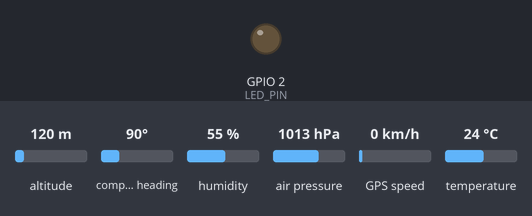
A program run on a simulated ESP32. Shown: output pins drawn as LEDs (lit = HIGH). The test bench sets the inputs (shaded band); at power-on: altitude 120 m, compass heading 90°, humidity 55 %, air pressure 1013 hPa, GPS speed 0 km/h, temperature 24 °C. WiFi joins after 1.5 s; servers stay silent unless stated; the GPS gets a fix after 3 s at 37.7749, -122.4194 with 8 satellites; no MQTT or app messages arrive unless stated; what the program prints to the serial monitor is not drawn.

Above: at 5.2 s.
At 7.82 s:
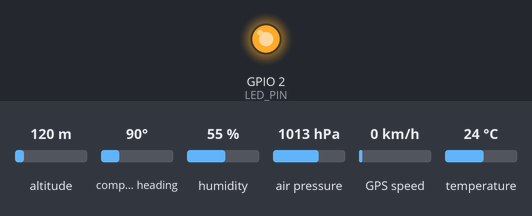
Timing chart, 0 to 8.2 s (numbered marks = the images above):
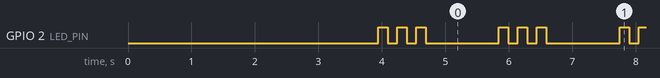

The program:

main.cpp
```cpp
#include <Arduino.h>
#include <Wire.h>
#include <WiFi.h>
#include <cstring>

#include "config.h"
#include "secrets.h"
#include "sensors.h"
#include "gps.h"
#include "net.h"

HardwareSerial gpsSerial(2);

static unsigned long lastPubMs = 0;
static unsigned long ledLastToggle = 0;
static bool ledState = false;
static uint8_t ledBlinkTarget = 0;
static uint8_t ledBlinkCount = 0;
static bool ledInPause = false;
static const unsigned long ledBlinkIntervalMs = 150;
static unsigned long ledPauseMs = 1000;

static void buildPayload(char* out, size_t outSize) {
  // -------- BME --------
  float temperature = 0.0f, humidity = 0.0f, pressure = 0.0f, altitude = 0.0f;
  sensorsReadBME(temperature, humidity, pressure, altitude);

  // -------- GPS --------
  GpsSnapshot gpsData = gpsGetSnapshot();
  char latStr[32];
  char lngStr[32];
  if (gpsData.hasFix) {
    snprintf(latStr, sizeof(latStr), "%.6f", gpsData.lat);
    snprintf(lngStr, sizeof(lngStr), "%.6f", gpsData.lng);
  } else {
    strcpy(latStr, "null");
    strcpy(lngStr, "null");
  }

  // -------- Network --------
  const IPAddress ip = WiFi.localIP();
  char ipStr[16];
  snprintf(ipStr, sizeof(ipStr), "%u.%u.%u.%u", ip[0], ip[1], ip[2], ip[3]);

  // -------- System --------
  const uint32_t uptime = millis();
  const uint32_t freeHeap = ESP.getFreeHeap();

  int n = snprintf(
    out, outSize,
    "{"
      "\"device_id\":\"%s\","
      "\"system\":{"
        "\"uptime_ms\":%lu,"
        "\"free_heap\":%lu,"
        "\"chip_model\":\"ESP32\","
        "\"chip_revision\":%d,"
        "\"cpu_freq_mhz\":%d"
      "},"
      "\"network\":{"
        "\"wifi\":{"
          "\"ssid\":\"%s\","
          "\"rssi\":%d,"
          "\"local_ip\":\"%s\","
          "\"mac\":\"%s\""
        "},"
        "\"mqtt\":{"
          "\"broker\":\"%s\","
          "\"port\":%d,"
          "\"client_id\":\"%s\","
          "\"connected\":%s"
        "}"
      "},"
      "\"measurements\":{"
        "\"temperature\":%.2f,"
        "\"humidity\":%.2f,"
        "\"pressure\":%.2f,"
        "\"altitude_est\":%.2f"
      "},"
      "\"gps\":{"
        "\"fix\":%s,"
        "\"lat\":%s,"
        "\"lng\":%s,"
        "\"alt_m\":%.2f,"
        "\"sats\":%lu,"
        "\"hdop\":%.2f,"
        "\"speed_kmph\":%.2f,"
        "\"course_deg\":%.2f,"
        "\"time\":\"%s\""
      "}"
    "}",
    MQTT_CLIENT_ID,
    uptime,
    freeHeap,
    ESP.getChipRevision(),
    getCpuFrequencyMhz(),
    WiFi.SSID().c_str(),
    WiFi.RSSI(),
    ipStr,
    WiFi.macAddress().c_str(),
    MQTT_HOST,
    MQTT_PORT,
    MQTT_CLIENT_ID,
    netIsMQTTConnected() ? "true" : "false",
    temperature, humidity, pressure, altitude,
    gpsData.hasFix ? "true" : "false",
    latStr, lngStr,
    gpsData.alt,
    (unsigned long)gpsData.sats,
    gpsData.hdop,
    gpsData.speed,
    gpsData.course,
    gpsData.time
  );

  if (n < 0) {
    Serial.println("Erro ao montar payload (snprintf retornou < 0).");
    const char* msg = "{\"error\":\"payload_build_failed\"}";
    strncpy(out, msg, outSize - 1);
    out[outSize - 1] = '\0';
    return;
  }

  if ((size_t)n >= outSize) {
    Serial.println("Payload truncado (buffer pequeno). Enviando aviso minimal.");
    const char* msg = "{\"warn\":\"payload_truncated\"}";
    strncpy(out, msg, outSize - 1);
    out[outSize - 1] = '\0';
  }
}

static void publishTelemetry() {
  char payload[MQTT_BUFFER_SIZE];
  buildPayload(payload, sizeof(payload));

  Serial.print("Publicando em ");
  Serial.print(MQTT_TOPIC);
  Serial.print(": ");
  Serial.println(payload);

  netPublish(MQTT_TOPIC, payload, false);
}

static void setLedPattern(uint8_t target) {
  ledBlinkTarget = target;
  ledBlinkCount = 0;
  ledInPause = false;
  ledState = false;
  ledLastToggle = millis();
  if (target == 1) {
    long pauseCalc = 1000 - (long)(2 * ledBlinkIntervalMs);
    ledPauseMs = pauseCalc > 0 ? (unsigned long)pauseCalc : 0;
  } else {
    ledPauseMs = 1000;
  }
  digitalWrite(LED_PIN, LOW);
}

static void updateLedBlink(uint8_t desired) {
  if (desired != ledBlinkTarget) {
    setLedPattern(desired);
  }
  if (ledBlinkTarget == 0) {
    return;
  }

  unsigned long now = millis();
  if (ledInPause) {
    if (now - ledLastToggle >= ledPauseMs) {
      ledInPause = false;
      ledBlinkCount = 0;
      ledLastToggle = now;
    }
    return;
  }

  if (now - ledLastToggle < ledBlinkIntervalMs) {
    return;
  }

  ledLastToggle = now;
  if (ledState) {
    ledState = false;
    digitalWrite(LED_PIN, LOW);
    ledBlinkCount++;
    if (ledBlinkCount >= ledBlinkTarget) {
      ledInPause = true;
    }
  } else {
    ledState = true;
    digitalWrite(LED_PIN, HIGH);
  }
}

void setup() {
  Serial.begin(115200);
  delay(200);

  Wire.begin(SDA_PIN, SCL_PIN);
  pinMode(LED_PIN, OUTPUT);
  digitalWrite(LED_PIN, LOW);

  gpsInit(gpsSerial);

  if (!sensorsInitBMEAuto()) {
    Serial.println("BME280 nao encontrado. Verifique conexoes/enderecamento.");
     while (true) {
      gpsFeed();
      delay(1000);
    }
  }

  netSetupTLS();
  netConfigureMQTT();

  bool wifiOk = netConnectWiFi(15000, gpsFeed);
  if (wifiOk) {
    netReconnectMQTT(10000, 1000, gpsFeed);
  }
}

void loop() {
  gpsFeed();

  uint8_t desiredBlink = 0;
  if (netIsWiFiConnected()) {
    desiredBlink = 1;
    if (netIsMQTTConnected()) {
      desiredBlink = 2;
      if (gpsGetSnapshot().hasFix) {
        desiredBlink = 3;
      }
    }
  }
  updateLedBlink(desiredBlink);

  static unsigned long lastWiFiAttempt = 0;
  if (!netIsWiFiConnected()) {
    if (millis() - lastWiFiAttempt > 5000) {
      lastWiFiAttempt = millis();
      netConnectWiFi(5000, gpsFeed);
    }
  } else if (!netIsMQTTConnected()) {
    netReconnectMQTT(5000, 500, gpsFeed);
  }

  netLoop();

  const unsigned long now = millis();
  if (netIsWiFiConnected() && netIsMQTTConnected() && (now - lastPubMs >= PUB_INTERVAL_MS)) {
    lastPubMs = now;
    publishTelemetry();
  }
}
```

secrets.example.h
```cpp
#pragma once
// Preencha estes valores e copie para include/secrets.h (arquivo ignorado pelo Git).
// Nunca faça commit de chaves/senhas/certificados.

// Wi-Fi
static const char* WIFI_SSID = "YOUR_WIFI_SSID";
static const char* WIFI_PASS = "YOUR_WIFI_PASSWORD";

// MQTT
static const char* MQTT_HOST      = "mqtt.example.com";
static const int   MQTT_PORT      = 8883;
static const char* MQTT_CLIENT_ID = "device-001";
static const char* MQTT_TOPIC     = "sensors/device-001/bme280";

// TLS PEMs
static const char* CA_CERT = R"EOF(
-----BEGIN CERTIFICATE-----
... your CA cert ...
-----END CERTIFICATE-----
)EOF";

static const char* CLIENT_CERT = R"EOF(
-----BEGIN CERTIFICATE-----
... your device cert ...
-----END CERTIFICATE-----
)EOF";

static const char* CLIENT_KEY = R"EOF(
-----BEGIN PRIVATE KEY-----
... your device key ...
-----END PRIVATE KEY-----
)EOF";
```

gps.cpp
```cpp
#include "gps.h"

#include <Arduino.h>

#include "config.h"

static TinyGPSPlus gps;
static HardwareSerial* gpsSerialPtr = nullptr;

void gpsInit(HardwareSerial& serial) {
  gpsSerialPtr = &serial;
  Serial.println("Inicializando GPS...");
  gpsSerialPtr->begin(GPS_BAUD, SERIAL_8N1, GPS_RX_PIN, GPS_TX_PIN);
  delay(2000);
}

void gpsFeed() {
  if (!gpsSerialPtr) return;
  while (gpsSerialPtr->available() > 0) {
    gps.encode(gpsSerialPtr->read());
  }
}

GpsSnapshot gpsGetSnapshot() {
  GpsSnapshot data{};

  data.ageMs = gps.location.age();
  data.hasFix = gps.location.isValid() && data.ageMs < GPS_FIX_MAX_AGE_MS;
  data.lat = data.hasFix ? gps.location.lat() : 0.0;
  data.lng = data.hasFix ? gps.location.lng() : 0.0;

  data.alt = gps.altitude.isValid() ? gps.altitude.meters() : 0.0;
  data.sats = gps.satellites.isValid() ? gps.satellites.value() : 0;
  data.hdop = gps.hdop.isValid() ? gps.hdop.hdop() : 0.0;
  data.speed = gps.speed.isValid() ? gps.speed.kmph() : 0.0;
  data.course = gps.course.isValid() ? gps.course.deg() : 0.0;

  data.time[0] = '\0';
  if (gps.date.isValid() && gps.time.isValid()) {
    snprintf(
      data.time, sizeof(data.time),
      "%04d-%02d-%02dT%02d:%02d:%02dZ",
      gps.date.year(), gps.date.month(), gps.date.day(),
      gps.time.hour(), gps.time.minute(), gps.time.second()
    );
  }

  return data;
}

void gpsDebug() {
  Serial.println("\n=== DEBUG GPS ===");
  GpsSnapshot snap = gpsGetSnapshot();

  Serial.print("Fix: ");
  Serial.print(snap.hasFix ? "SIM" : "NAO");
  Serial.print(" | Age(ms): ");
  Serial.println(snap.ageMs);

  Serial.print("Lat/Lng: ");
  Serial.print(snap.lat, 6);
  Serial.print(", ");
  Serial.println(snap.lng, 6);

  Serial.print("Alt(m): ");
  Serial.println(snap.alt, 2);

  Serial.print("Sats: ");
  Serial.print(snap.sats);
  Serial.print(" | HDOP: ");
  Serial.println(snap.hdop, 2);

  Serial.print("Chars processados: ");
  Serial.println(gps.charsProcessed());
  Serial.print("Sentencas OK: ");
  Serial.println(gps.passedChecksum());
  Serial.print("Sentencas falha: ");
  Serial.println(gps.failedChecksum());

  Serial.print("Bytes no buffer serial: ");
  Serial.println(gpsSerialPtr ? gpsSerialPtr->available() : 0);
}

TinyGPSPlus& gpsInstance() {
  return gps;
}
```

gps.h
```cpp
#pragma once

#include <HardwareSerial.h>
#include <TinyGPSPlus.h>

struct GpsSnapshot {
  bool hasFix;
  double lat;
  double lng;
  double alt;
  uint32_t sats;
  double hdop;
  double speed;
  double course;
  uint32_t ageMs;
  char time[32];
};

void gpsInit(HardwareSerial& serial);
void gpsFeed();
void gpsDebug();
GpsSnapshot gpsGetSnapshot();
TinyGPSPlus& gpsInstance();
```

net.cpp
```cpp
#include "net.h"

#include <Arduino.h>

#include "config.h"
#include "secrets.h"

static WiFiClientSecure tlsClient;
static PubSubClient mqtt(tlsClient);

bool netConnectWiFi(uint32_t timeoutMs, void (*pump)()) {
  WiFi.mode(WIFI_STA);
  WiFi.begin(WIFI_SSID, WIFI_PASS);

  Serial.print("Conectando WiFi");
  const unsigned long start = millis();
  while (WiFi.status() != WL_CONNECTED && (millis() - start) < timeoutMs) {
    delay(250);
    Serial.print(".");
    if (pump) pump();
  }

  if (WiFi.status() != WL_CONNECTED) {
    Serial.println("\nWiFi falhou (timeout).");
    return false;
  }

  Serial.println();
  Serial.print("WiFi OK, IP: ");
  Serial.println(WiFi.localIP());
  return true;
}

void netSetupTLS() {
  tlsClient.setCACert(CA_CERT);
  tlsClient.setCertificate(CLIENT_CERT);
  tlsClient.setPrivateKey(CLIENT_KEY);

  tlsClient.setHandshakeTimeout(30);
  tlsClient.setTimeout(15000);
}

void netConfigureMQTT() {
  mqtt.setServer(MQTT_HOST, MQTT_PORT);
  mqtt.setKeepAlive(MQTT_KEEPALIVE_SEC);
  mqtt.setBufferSize(MQTT_BUFFER_SIZE);
}

bool netReconnectMQTT(uint32_t timeoutMs, uint32_t retryDelayMs, void (*pump)()) {
  const unsigned long start = millis();

  while (!mqtt.connected() && (millis() - start) < timeoutMs) {
    Serial.print("Conectando MQTT (mTLS)...");
    bool ok = mqtt.connect(MQTT_CLIENT_ID);
    if (ok) {
      Serial.println("OK");
      break;
    }

    Serial.print("falhou, rc=");
    Serial.print(mqtt.state());
    Serial.println(" (nova tentativa em breve)");

    const unsigned long retryStart = millis();
    while ((millis() - retryStart) < retryDelayMs) {
      mqtt.loop();
      if (pump) pump();
      delay(100);
    }
  }

  return mqtt.connected();
}

void netLoop() {
  mqtt.loop();
}

bool netIsWiFiConnected() {
  return WiFi.status() == WL_CONNECTED;
}

bool netIsMQTTConnected() {
  return mqtt.connected();
}

bool netPublish(const char* topic, const char* payload, bool retained) {
  return mqtt.publish(topic, payload, retained);
}

PubSubClient& netClient() {
  return mqtt;
}
```

net.h
```cpp
#pragma once

#include <WiFi.h>
#include <WiFiClientSecure.h>
#include <PubSubClient.h>

bool netConnectWiFi(uint32_t timeoutMs = 15000, void (*pump)() = nullptr);
void netSetupTLS();
void netConfigureMQTT();
bool netReconnectMQTT(uint32_t timeoutMs = 10000, uint32_t retryDelayMs = 1000, void (*pump)() = nullptr);
void netLoop();
bool netIsWiFiConnected();
bool netIsMQTTConnected();
bool netPublish(const char* topic, const char* payload, bool retained = false);
PubSubClient& netClient();
```

sensors.cpp
```cpp
#include "sensors.h"

#include <Adafruit_BME280.h>
#include <Arduino.h>
#include <Wire.h>

#include "config.h"

static Adafruit_BME280 bme;

static size_t scanI2C(uint8_t* outAddrs, size_t maxAddrs) {
  size_t stored = 0;
  Serial.println("Scanner I2C...");
  for (uint8_t addr = 1; addr < 127; addr++) {
    Wire.beginTransmission(addr);
    uint8_t err = Wire.endTransmission();
    if (err == 0) {
      if (stored < maxAddrs) {
        outAddrs[stored] = addr;
        stored++;
      }
      Serial.print("I2C encontrado: 0x");
      if (addr < 16) {
        Serial.print("0");
      }
      Serial.println(addr, HEX);
    }
  }
  if (stored == 0) {
    Serial.println("Nenhum dispositivo I2C encontrado.");
  }
  return stored;
}

bool sensorsInitBME(uint8_t addr) {
  unsigned status = bme.begin(addr);
  return status != 0;
}

bool sensorsInitBMEAuto() {
  uint8_t i2cAddrs[8];
  size_t i2cCount = scanI2C(i2cAddrs, sizeof(i2cAddrs));
  for (size_t i = 0; i < i2cCount; i++) {
    if (sensorsInitBME(i2cAddrs[i])) {
      Serial.print("BME280 encontrado em 0x");
      if (i2cAddrs[i] < 16) {
        Serial.print("0");
      }
      Serial.println(i2cAddrs[i], HEX);
      return true;
    }
  }
  return false;
}

void sensorsReadBME(float& temperature, float& humidity, float& pressure, float& altitude) {
  temperature = bme.readTemperature();
  humidity    = bme.readHumidity();
  pressure    = bme.readPressure() / 100.0F;
  altitude    = bme.readAltitude(SEALEVELPRESSURE_HPA);
}
```

sensors.h
```cpp
#pragma once

#include <stdint.h>

bool sensorsInitBME(uint8_t addr);
bool sensorsInitBMEAuto();
void sensorsReadBME(float& temperature, float& humidity, float& pressure, float& altitude);
```

config.h
```cpp
#pragma once

// -------------------- Pins --------------------
constexpr int SDA_PIN = 19;
constexpr int SCL_PIN = 21;

constexpr int GPS_RX_PIN = 16;
constexpr int GPS_TX_PIN = 17;
constexpr uint32_t GPS_BAUD = 9600;
constexpr int LED_PIN = 2; // LED onboard típico; ajuste se sua placa usar outro pino

// -------------------- Sensors --------------------
constexpr uint8_t BME_I2C_ADDR = 0x76;
constexpr float SEALEVELPRESSURE_HPA = 1013.25f;
constexpr uint32_t GPS_FIX_MAX_AGE_MS = 5000;

// -------------------- Timers/Networking --------------------
constexpr unsigned long PUB_INTERVAL_MS = 10000;
constexpr int MQTT_BUFFER_SIZE = 1024;
constexpr uint16_t MQTT_KEEPALIVE_SEC = 60;
```

Measured:
- by itself, GPIO 2 (LED_PIN): repeats every 1.9 s: 2 × (LOW 0.15 s, HIGH 0.15 s), LOW 1.2 s, HIGH 0.15 s
- by itself, everything shown: repeats every 1.9 s, in 6 steps
